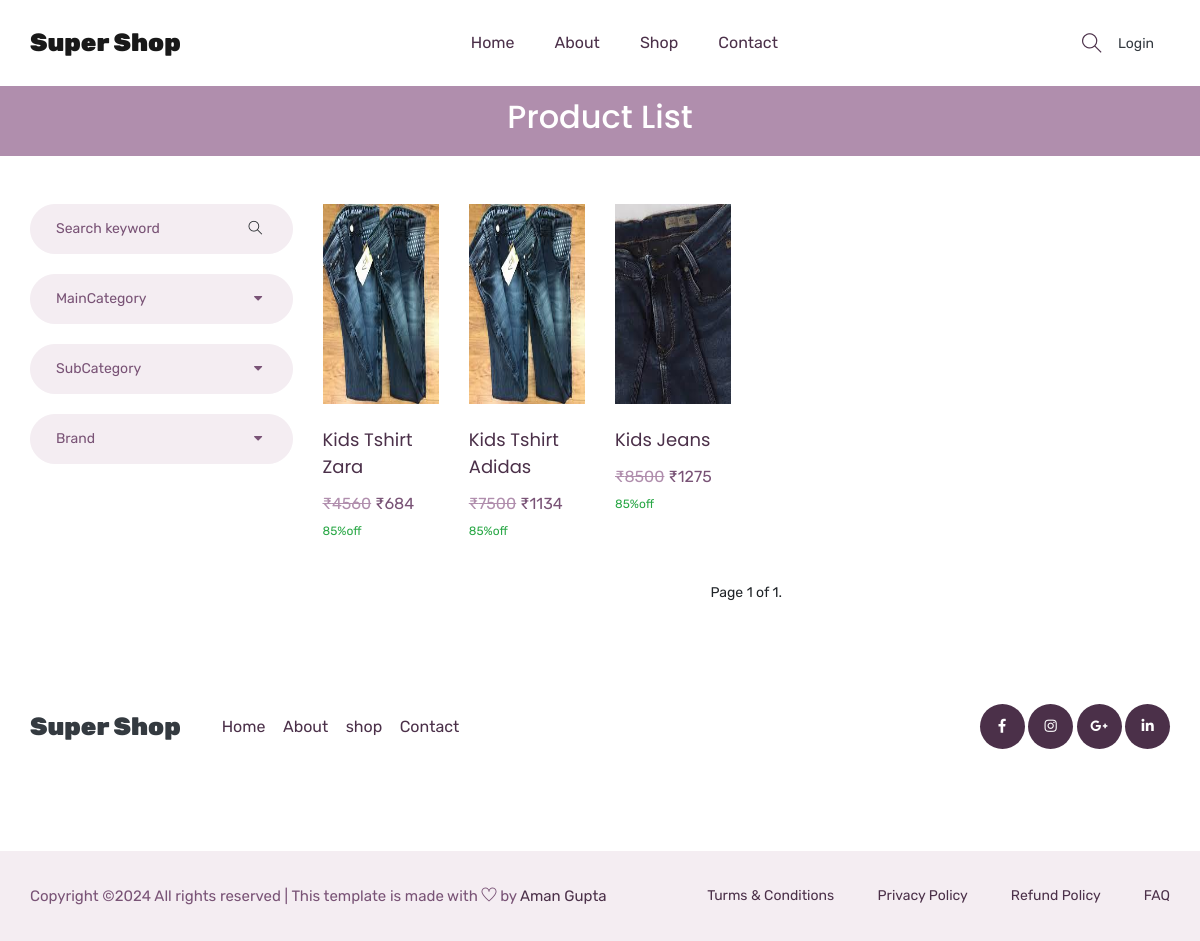
The page /shop/Kids/All/All/ on the database its author committed.
### mainapp/models.py (models this page shows, shortened)
class Product(models.Model):
    id=models.AutoField(primary_key=True)
    name = models.CharField(max_length=30)
    maincategory = models.ForeignKey(Maincategory,on_delete=models.CASCADE)
    subcategory = models.ForeignKey(Subcategory,on_delete=models.CASCADE)
    brand = models.ForeignKey(Brand,on_delete=models.CASCADE)
    baseprice = models.IntegerField()
    discount = models.IntegerField()
    finalprice = models.IntegerField()
    stock = models.BooleanField(default=True)
    color = models.CharField(max_length=30)
    size = models.CharField(max_length=10)
    description = models.TextField(default="")
    pic1 = models.ImageField(upload_to="uploads/product")
    pic2 = models.ImageField(upload_to="uploads/product",default=None,blank=True,null=True)
    pic3 = models.ImageField(upload_to="uploads/product",default=None,blank=True,null=True)
    pic4 = models.ImageField(upload_to="uploads/product",default=None,blank=True,null=True)

### mainapp/views.py (the view)
# urls.py: path('shop/<str:mc>/<str:sc>/<str:br>/',mainApp.shoppage,name="shop"),
def shoppage(Request ,mc,sc,br):
    if(mc=="All" and sc=="All" and br=="All"):
        products= Product.objects.all().order_by('-id')
    elif(mc!="All" and sc=="All" and br=="All"):
        products= Product.objects.filter(maincategory=Maincategory.objects.get(name=mc)).order_by('-id')
    elif(mc=="All" and sc!="All" and br=="All"):
        products= Product.objects.filter(subcategory=Subcategory.objects.get(name=sc)).order_by('-id')
    elif(mc=="All" and sc=="All" and br!="All"):
        products= Product.objects.filter(brand=Brand.objects.get(name=br)).order_by('-id')
    elif(mc!="All" and sc!="All" and br=="All"):
        products= Product.objects.filter(maincategory=Maincategory.objects.get(name=mc),subcategory=Subcategory.objects.get(name=sc)).order_by('-id').order_by('-id')
    elif(mc!="All" and sc=="All" and br!="All"):
        products= Product.objects.filter(maincategory=Maincategory.objects.get(name=mc),brand=Brand.objects.get(name=br)).order_by('-id').order_by('-id')
    elif(mc=="All" and sc!="All" and br!="All"):
        products= Product.objects.filter(subcategory=Subcategory.objects.get(name=sc),brand=Brand.objects.get(name=br)).order_by('-id').order_by('-id')
    else:
        products= Product.objects.filter(maincategory=Maincategory.objects.get(name=mc),subcategory=Subcategory.objects.get(name=sc),brand=Brand.objects.get(name=br)).order_by('-id').order_by('-id')
    maincategory = Maincategory.objects.all().order_by("-id")
    subcategory = Subcategory.objects.all().order_by("-id")
    brand = Brand.objects.all().order_by("-id")
    paginator = Paginator(products,4)
    page_number = Request.GET.get("page")
    page_obj = paginator.get_page(page_number)
    return render(Request,'shop.html',{'products':products , "maincategory":maincategory , "subcategory":subcategory, "brand":brand,'mc':mc, 'sc':sc, "br":br,"page_obj":page_obj})

### mainapp/templates/shop.html (shortened to what this page needs)
{% extends 'index.html' %}
{% load static %}
{% block body %}
    <section class="breadcrumb_part">
        <div class="container">
            <div class="row">
                <div class="col-lg-12">
                    <div class="breadcrumb_iner">
                        <h2>product list</h2>
                    </div>
                </div>
            </div>
        </div>
    </section>
    <section class="product_list pt-5">
        <div class="container">
            <div class="row">
                <div class="col-md-3">
                    <div class="product_sidebar">
                        <div class="single_sedebar">
                            <form action="/search/" method="post">
                                <input type="text" name="search" placeholder="Search keyword">
                                <i class="ti-search"></i>
                            </form>
                        </div>
                        <div class="single_sedebar">
                            <div class="select_option">
                                <div class="select_option_list">MainCategory <i class="right fas fa-caret-down"></i> </div>
                            </div>
                        </div>
                        <div class="single_sedebar">
                            <div class="select_option">
                                <div class="select_option_list">SubCategory <i class="right fas fa-caret-down"></i> </div>
                            </div>
                        </div>
                        <div class="single_sedebar">
                            <div class="select_option">
                                <div class="select_option_list">Brand <i class="right fas fa-caret-down"></i> </div>
                            </div>
                        </div>
                    </div>
                </div>
                <div class="col-md-9">
                    <div class="product_list">
                        <div class="row">
                            {% for item in page_obj %}
                <div class="col-xl-2 col-lg-3 col-md-4 col-sm-6 col-12">
                    <div class="single_product_item">
                        <div class="single_product_item_thumb">
                           <a href="/singleproduct/{{item.id}}">
                               <img src="{{item.pic1.url}}" style="height: 200px; width:100%;" alt="#" class="img-fluid">
                               </a>
                        </div>
                        <h3> <a href="/singleproduct/{{item.id}}">{{item.name}}</a> </h3>
                        <p><del class="text-denger">&#8377;{{item.baseprice}}</del> &#8377;{{item.finalprice}} <sup class="text-success">{{item.discount}}%off</sup> </p>
                    </div>
                </div>
                {% endfor %}
                        </div>
<div class="load_more_btn text-center">
    <span class="step-links">
        <span class="current">
            Page {{ page_obj.number }} of {{ page_obj.paginator.num_pages }}.
        </span>
    </span>
</div>
                    </div>
                </div>
            </div>
        </div>
    </section>
   {% endblock %}

### mainapp/static/css/all.css (style rules this page uses)
.fa, .fas, .far, .fal, .fab { -moz-osx-font-smoothing: grayscale; -webkit-font-smoothing: antialiased; display: inline-block; font-style: normal; font-variant: normal; text-rendering: auto; line-height: 1; }
.fa-caret-down:before { content: "\f0d7"; }
.fa, .fas { font-family: 'Font Awesome 5 Free'; font-weight: 900; }

### rows shown on the page
Product: pic1 (picture), name "Kids Tshirt Zara", baseprice "4560", finalprice "684", discount "85"
Product: pic1 (picture), name "Kids Tshirt Adidas", baseprice "7500", finalprice "1134", discount "85"
Product: pic1 (picture), name "Kids Jeans", baseprice "8500", finalprice "1275", discount "85"

### other values the page prints
{{ page_obj.number }} "1"
{{ page_obj.paginator.num_pages }} "1"
